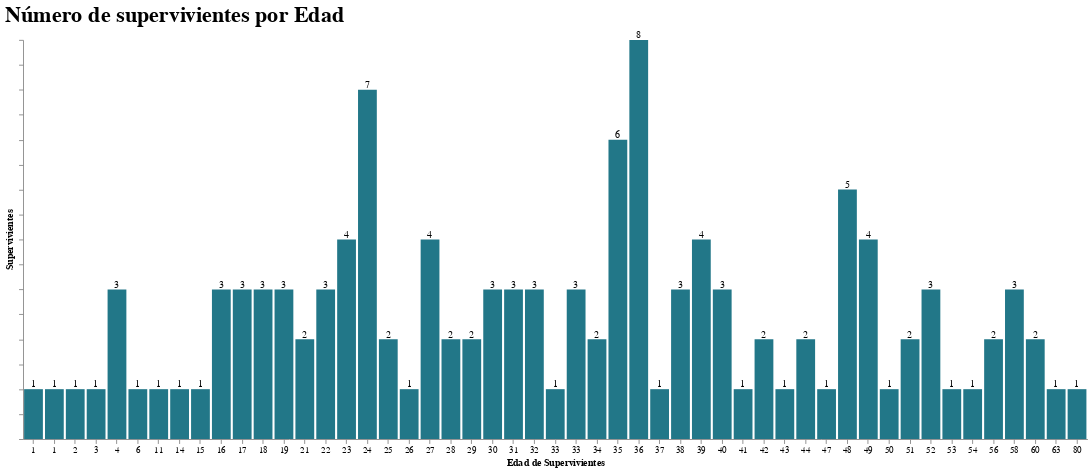

Notebook code for this chart:
### Markdown cell above
Uniendo los dos gráficos como layers

### Code cell
grafico_final = bars + labels

grafico_final.properties(
    title = 'Número de supervivientes por Edad',
    width = 1200,
    height = 450,
).configure_title(
    fontSize = 25,
    anchor = 'start',
).configure_axis(
    grid = False,
).configure_view(
    strokeWidth = 0,
)

### Figure 1 — Vega-Lite specification as saved in the notebook (floating-point values rounded to 4 significant figures)
{"config": {"view": {"continuousWidth": 400, "continuousHeight": 300, "strokeWidth": 0}, "axis": {"grid": false}, "title": {"anchor": "start", "fontSize": 25}}, "layer": [{"mark": {"type": "bar", "color": "#227788"}, "encoding": {"x": {"type": "ordinal", "axis": {"format": "d", "labelAngle": 0}, "field": "Edad", "title": "Edad de Supervivientes"}, "y": {"type": "quantitative", "axis": {"labels": false}, "field": "Sobreviviente", "title": "Supervivientes"}}}, {"mark": {"type": "text", "baseline": "bottom"}, "encoding": {"text": {"type": "quantitative", "field": "Sobreviviente"}, "x": {"type": "ordinal", "axis": {"format": "d", "labelAngle": 0}, "field": "Edad", "title": "Edad de Supervivientes"}, "y": {"type": "quantitative", "axis": {"labels": false}, "field": "Sobreviviente", "title": "Supervivientes"}}}], "data": {"name": "data-fb181e86e7e04e35c00e5d599ab4cb3a"}, "height": 450, "title": "Número de supervivientes por Edad", "width": 1200, "$schema": "https://vega.github.io/schema/vega-lite/v4.8.1.json", "datasets": {"data-fb181e86e7e04e35c00e5d599ab4cb3a": [{"Edad": 0.92, "idPasajero": 1, "Sobreviviente": 1, "Clase": 1, "Nombre": 1, "Sexo": 1, "Parientes/Esposo(a)": 1, "ParientesHijos": 1, "Boleto": 1, "Tarifa": 1, "Cabina": 1, "PuertoEmbarque": 1}, {"Edad": 1.0, "idPasajero": 1, "Sobreviviente": 1, "Clase": 1, "Nombre": 1, "Sexo": 1, "Parientes/Esposo(a)": 1, "ParientesHijos": 1, "Boleto": 1, "Tarifa": 1, "Cabina": 1, "PuertoEmbarque": 1}, {"Edad": 2.0, "idPasajero": 1, "Sobreviviente": 1, "Clase": 1, "Nombre": 1, "Sexo": 1, "Parientes/Esposo(a)": 1, "ParientesHijos": 1, "Boleto": 1, "Tarifa": 1, "Cabina": 1, "PuertoEmbarque": 1}, {"Edad": 3.0, "idPasajero": 1, "Sobreviviente": 1, "Clase": 1, "Nombre": 1, "Sexo": 1, "Parientes/Esposo(a)": 1, "ParientesHijos": 1, "Boleto": 1, "Tarifa": 1, "Cabina": 1, "PuertoEmbarque": 1}, {"Edad": 4.0, "idPasajero": 3, "Sobreviviente": 3, "Clase": 3, "Nombre": 3, "Sexo": 3, "Parientes/Esposo(a)": 3, "ParientesHijos": 3, "Boleto": 3, "Tarifa": 3, "Cabina": 3, "PuertoEmbarque": 3}, {"Edad": 6.0, "idPasajero": 1, "Sobreviviente": 1, "Clase": 1, "Nombre": 1, "Sexo": 1, "Parientes/Esposo(a)": 1, "ParientesHijos": 1, "Boleto": 1, "Tarifa": 1, "Cabina": 1, "PuertoEmbarque": 1}, {"Edad": 11.0, "idPasajero": 1, "Sobreviviente": 1, "Clase": 1, "Nombre": 1, "Sexo": 1, "Parientes/Esposo(a)": 1, "ParientesHijos": 1, "Boleto": 1, "Tarifa": 1, "Cabina": 1, "PuertoEmbarque": 1}, {"Edad": 14.0, "idPasajero": 1, "Sobreviviente": 1, "Clase": 1, "Nombre": 1, "Sexo": 1, "Parientes/Esposo(a)": 1, "ParientesHijos": 1, "Boleto": 1, "Tarifa": 1, "Cabina": 1, "PuertoEmbarque": 1}, {"Edad": 15.0, "idPasajero": 1, "Sobreviviente": 1, "Clase": 1, "Nombre": 1, "Sexo": 1, "Parientes/Esposo(a)": 1, "ParientesHijos": 1, "Boleto": 1, "Tarifa": 1, "Cabina": 1, "PuertoEmbarque": 1}, {"Edad": 16.0, "idPasajero": 3, "Sobreviviente": 3, "Clase": 3, "Nombre": 3, "Sexo": 3, "Parientes/Esposo(a)": 3, "ParientesHijos": 3, "Boleto": 3, "Tarifa": 3, "Cabina": 3, "PuertoEmbarque": 3}, {"Edad": 17.0, "idPasajero": 3, "Sobreviviente": 3, "Clase": 3, "Nombre": 3, "Sexo": 3, "Parientes/Esposo(a)": 3, "ParientesHijos": 3, "Boleto": 3, "Tarifa": 3, "Cabina": 3, "PuertoEmbarque": 3}, {"Edad": 18.0, "idPasajero": 3, "Sobreviviente": 3, "Clase": 3, "Nombre": 3, "Sexo": 3, "Parientes/Esposo(a)": 3, "ParientesHijos": 3, "Boleto": 3, "Tarifa": 3, "Cabina": 3, "PuertoEmbarque": 3}, {"Edad": 19.0, "idPasajero": 3, "Sobreviviente": 3, "Clase": 3, "Nombre": 3, "Sexo": 3, "Parientes/Esposo(a)": 3, "ParientesHijos": 3, "Boleto": 3, "Tarifa": 3, "Cabina": 3, "PuertoEmbarque": 3}, {"Edad": 21.0, "idPasajero": 2, "Sobreviviente": 2, "Clase": 2, "Nombre": 2, "Sexo": 2, "Parientes/Esposo(a)": 2, "ParientesHijos": 2, "Boleto": 2, "Tarifa": 2, "Cabina": 2, "PuertoEmbarque": 2}, {"Edad": 22.0, "idPasajero": 3, "Sobreviviente": 3, "Clase": 3, "Nombre": 3, "Sexo": 3, "Parientes/Esposo(a)": 3, "ParientesHijos": 3, "Boleto": 3, "Tarifa": 3, "Cabina": 3, "PuertoEmbarque": 3}, {"Edad": 23.0, "idPasajero": 4, "Sobreviviente": 4, "Clase": 4, "Nombre": 4, "Sexo": 4, "Parientes/Esposo(a)": 4, "ParientesHijos": 4, "Boleto": 4, "Tarifa": 4, "Cabina": 4, "PuertoEmbarque": 4}, {"Edad": 24.0, "idPasajero": 7, "Sobreviviente": 7, "Clase": 7, "Nombre": 7, "Sexo": 7, "Parientes/Esposo(a)": 7, "ParientesHijos": 7, "Boleto": 7, "Tarifa": 7, "Cabina": 7, "PuertoEmbarque": 7}, {"Edad": 25.0, "idPasajero": 2, "Sobreviviente": 2, "Clase": 2, "Nombre": 2, "Sexo": 2, "Parientes/Esposo(a)": 2, "ParientesHijos": 2, "Boleto": 2, "Tarifa": 2, "Cabina": 2, "PuertoEmbarque": 2}, {"Edad": 26.0, "idPasajero": 1, "Sobreviviente": 1, "Clase": 1, "Nombre": 1, "Sexo": 1, "Parientes/Esposo(a)": 1, "ParientesHijos": 1, "Boleto": 1, "Tarifa": 1, "Cabina": 1, "PuertoEmbarque": 1}, {"Edad": 27.0, "idPasajero": 4, "Sobreviviente": 4, "Clase": 4, "Nombre": 4, "Sexo": 4, "Parientes/Esposo(a)": 4, "ParientesHijos": 4, "Boleto": 4, "Tarifa": 4, "Cabina": 4, "PuertoEmbarque": 4}, {"Edad": 28.0, "idPasajero": 2, "Sobreviviente": 2, "Clase": 2, "Nombre": 2, "Sexo": 2, "Parientes/Esposo(a)": 2, "ParientesHijos": 2, "Boleto": 2, "Tarifa": 2, "Cabina": 2, "PuertoEmbarque": 2}, {"Edad": 29.0, "idPasajero": 2, "Sobreviviente": 2, "Clase": 2, "Nombre": 2, "Sexo": 2, "Parientes/Esposo(a)": 2, "ParientesHijos": 2, "Boleto": 2, "Tarifa": 2, "Cabina": 2, "PuertoEmbarque": 2}, {"Edad": 30.0, "idPasajero": 3, "Sobreviviente": 3, "Clase": 3, "Nombre": 3, "Sexo": 3, "Parientes/Esposo(a)": 3, "ParientesHijos": 3, "Boleto": 3, "Tarifa": 3, "Cabina": 3, "PuertoEmbarque": 3}, {"Edad": 31.0, "idPasajero": 3, "Sobreviviente": 3, "Clase": 3, "Nombre": 3, "Sexo": 3, "Parientes/Esposo(a)": 3, "ParientesHijos": 3, "Boleto": 3, "Tarifa": 3, "Cabina": 3, "PuertoEmbarque": 3}, {"Edad": 32.0, "idPasajero": 3, "Sobreviviente": 3, "Clase": 3, "Nombre": 3, "Sexo": 3, "Parientes/Esposo(a)": 3, "ParientesHijos": 3, "Boleto": 3, "Tarifa": 3, "Cabina": 3, "PuertoEmbarque": 3}, {"Edad": 32.5, "idPasajero": 1, "Sobreviviente": 1, "Clase": 1, "Nombre": 1, "Sexo": 1, "Parientes/Esposo(a)": 1, "ParientesHijos": 1, "Boleto": 1, "Tarifa": 1, "Cabina": 1, "PuertoEmbarque": 1}, {"Edad": 33.0, "idPasajero": 3, "Sobreviviente": 3, "Clase": 3, "Nombre": 3, "Sexo": 3, "Parientes/Esposo(a)": 3, "ParientesHijos": 3, "Boleto": 3, "Tarifa": 3, "Cabina": 3, "PuertoEmbarque": 3}, {"Edad": 34.0, "idPasajero": 2, "Sobreviviente": 2, "Clase": 2, "Nombre": 2, "Sexo": 2, "Parientes/Esposo(a)": 2, "ParientesHijos": 2, "Boleto": 2, "Tarifa": 2, "Cabina": 2, "PuertoEmbarque": 2}, {"Edad": 35.0, "idPasajero": 6, "Sobreviviente": 6, "Clase": 6, "Nombre": 6, "Sexo": 6, "Parientes/Esposo(a)": 6, "ParientesHijos": 6, "Boleto": 6, "Tarifa": 6, "Cabina": 6, "PuertoEmbarque": 6}, {"Edad": 36.0, "idPasajero": 8, "Sobreviviente": 8, "Clase": 8, "Nombre": 8, "Sexo": 8, "Parientes/Esposo(a)": 8, "ParientesHijos": 8, "Boleto": 8, "Tarifa": 8, "Cabina": 8, "PuertoEmbarque": 8}, {"Edad": 37.0, "idPasajero": 1, "Sobreviviente": 1, "Clase": 1, "Nombre": 1, "Sexo": 1, "Parientes/Esposo(a)": 1, "ParientesHijos": 1, "Boleto": 1, "Tarifa": 1, "Cabina": 1, "PuertoEmbarque": 1}, {"Edad": 38.0, "idPasajero": 3, "Sobreviviente": 3, "Clase": 3, "Nombre": 3, "Sexo": 3, "Parientes/Esposo(a)": 3, "ParientesHijos": 3, "Boleto": 3, "Tarifa": 3, "Cabina": 3, "PuertoEmbarque": 3}, {"Edad": 39.0, "idPasajero": 4, "Sobreviviente": 4, "Clase": 4, "Nombre": 4, "Sexo": 4, "Parientes/Esposo(a)": 4, "ParientesHijos": 4, "Boleto": 4, "Tarifa": 4, "Cabina": 4, "PuertoEmbarque": 4}, {"Edad": 40.0, "idPasajero": 3, "Sobreviviente": 3, "Clase": 3, "Nombre": 3, "Sexo": 3, "Parientes/Esposo(a)": 3, "ParientesHijos": 3, "Boleto": 3, "Tarifa": 3, "Cabina": 3, "PuertoEmbarque": 3}, {"Edad": 41.0, "idPasajero": 1, "Sobreviviente": 1, "Clase": 1, "Nombre": 1, "Sexo": 1, "Parientes/Esposo(a)": 1, "ParientesHijos": 1, "Boleto": 1, "Tarifa": 1, "Cabina": 1, "PuertoEmbarque": 1}, {"Edad": 42.0, "idPasajero": 2, "Sobreviviente": 2, "Clase": 2, "Nombre": 2, "Sexo": 2, "Parientes/Esposo(a)": 2, "ParientesHijos": 2, "Boleto": 2, "Tarifa": 2, "Cabina": 2, "PuertoEmbarque": 2}, {"Edad": 43.0, "idPasajero": 1, "Sobreviviente": 1, "Clase": 1, "Nombre": 1, "Sexo": 1, "Parientes/Esposo(a)": 1, "ParientesHijos": 1, "Boleto": 1, "Tarifa": 1, "Cabina": 1, "PuertoEmbarque": 1}, {"Edad": 44.0, "idPasajero": 2, "Sobreviviente": 2, "Clase": 2, "Nombre": 2, "Sexo": 2, "Parientes/Esposo(a)": 2, "ParientesHijos": 2, "Boleto": 2, "Tarifa": 2, "Cabina": 2, "PuertoEmbarque": 2}, {"Edad": 47.0, "idPasajero": 1, "Sobreviviente": 1, "Clase": 1, "Nombre": 1, "Sexo": 1, "Parientes/Esposo(a)": 1, "ParientesHijos": 1, "Boleto": 1, "Tarifa": 1, "Cabina": 1, "PuertoEmbarque": 1}, {"Edad": 48.0, "idPasajero": 5, "Sobreviviente": 5, "Clase": 5, "Nombre": 5, "Sexo": 5, "Parientes/Esposo(a)": 5, "ParientesHijos": 5, "Boleto": 5, "Tarifa": 5, "Cabina": 5, "PuertoEmbarque": 5}, {"Edad": 49.0, "idPasajero": 4, "Sobreviviente": 4, "Clase": 4, "Nombre": 4, "Sexo": 4, "Parientes/Esposo(a)": 4, "ParientesHijos": 4, "Boleto": 4, "Tarifa": 4, "Cabina": 4, "PuertoEmbarque": 4}, {"Edad": 50.0, "idPasajero": 1, "Sobreviviente": 1, "Clase": 1, "Nombre": 1, "Sexo": 1, "Parientes/Esposo(a)": 1, "ParientesHijos": 1, "Boleto": 1, "Tarifa": 1, "Cabina": 1, "PuertoEmbarque": 1}, {"Edad": 51.0, "idPasajero": 2, "Sobreviviente": 2, "Clase": 2, "Nombre": 2, "Sexo": 2, "Parientes/Esposo(a)": 2, "ParientesHijos": 2, "Boleto": 2, "Tarifa": 2, "Cabina": 2, "PuertoEmbarque": 2}, {"Edad": 52.0, "idPasajero": 3, "Sobreviviente": 3, "Clase": 3, "Nombre": 3, "Sexo": 3, "Parientes/Esposo(a)": 3, "ParientesHijos": 3, "Boleto": 3, "Tarifa": 3, "Cabina": 3, "PuertoEmbarque": 3}, {"Edad": 53.0, "idPasajero": 1, "Sobreviviente": 1, "Clase": 1, "Nombre": 1, "Sexo": 1, "Parientes/Esposo(a)": 1, "ParientesHijos": 1, "Boleto": 1, "Tarifa": 1, "Cabina": 1, "PuertoEmbarque": 1}, {"Edad": 54.0, "idPasajero": 1, "Sobreviviente": 1, "Clase": 1, "Nombre": 1, "Sexo": 1, "Parientes/Esposo(a)": 1, "ParientesHijos": 1, "Boleto": 1, "Tarifa": 1, "Cabina": 1, "PuertoEmbarque": 1}, {"Edad": 56.0, "idPasajero": 2, "Sobreviviente": 2, "Clase": 2, "Nombre": 2, "Sexo": 2, "Parientes/Esposo(a)": 2, "ParientesHijos": 2, "Boleto": 2, "Tarifa": 2, "Cabina": 2, "PuertoEmbarque": 2}, {"Edad": 58.0, "idPasajero": 3, "Sobreviviente": 3, "Clase": 3, "Nombre": 3, "Sexo": 3, "Parientes/Esposo(a)": 3, "ParientesHijos": 3, "Boleto": 3, "Tarifa": 3, "Cabina": 3, "PuertoEmbarque": 3}, {"Edad": 60.0, "idPasajero": 2, "Sobreviviente": 2, "Clase": 2, "Nombre": 2, "Sexo": 2, "Parientes/Esposo(a)": 2, "ParientesHijos": 2, "Boleto": 2, "Tarifa": 2, "Cabina": 2, "PuertoEmbarque": 2}, {"Edad": 63.0, "idPasajero": 1, "Sobreviviente": 1, "Clase": 1, "Nombre": 1, "Sexo": 1, "Parientes/Esposo(a)": 1, "ParientesHijos": 1, "Boleto": 1, "Tarifa": 1, "Cabina": 1, "PuertoEmbarque": 1}, {"Edad": 80.0, "idPasajero": 1, "Sobreviviente": 1, "Clase": 1, "Nombre": 1, "Sexo": 1, "Parientes/Esposo(a)": 1, "ParientesHijos": 1, "Boleto": 1, "Tarifa": 1, "Cabina": 1, "PuertoEmbarque": 1}]}}
